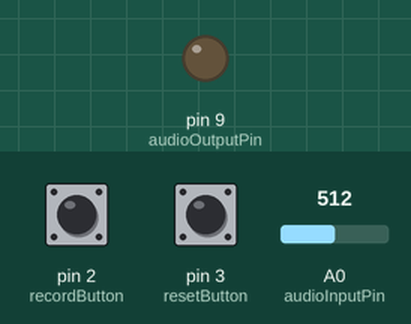
The sketch below on a simulated Arduino Uno, built with avr-gcc and run on an emulated ATmega328P. Shown: output pins drawn as LEDs (lit = HIGH). The test bench sets the inputs (shaded band); at power-on: pin 2 (recordButton) HIGH, pin 3 (resetButton) HIGH, A0 (audioInputPin) = 512. Storage starts empty.

Above: at 1.2 s.
1.3 s: pin 2 (recordButton) pulled LOW for 1 s
At 3.1 s:
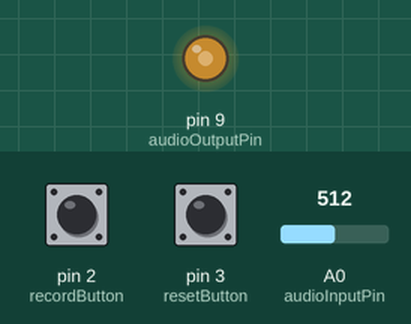
Timing chart, 0 to 4.6 s (numbered marks = the images above; inputs shaded):
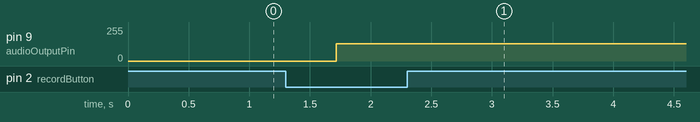

The sketch:

Loop_Pedal_V1.ino
```cpp
/*
John Poirier and Grant Floyd
Programmable Guitar Pedal
Microcontrollers Lab X
Task: Loop Pedal Concept Code (Untested, requires SD Card)
*/

#include <SD.h> // Library for SD Card
#include <SPI.h> // Library for SPI Communication

// Pin Definitions
const int recordButton = 2;   // Start/stop recording and playback
const int resetButton = 3;    // Reset recording
const int audioInputPin = A0; // Guitar audio input
const int audioOutputPin = 9; // Guitar audio output
const int chipSelect = 10;    // SD card select pin

// State Variables and Flags
bool isRecording = false;
bool isPlaying = false;
unsigned long startTime = 0;
unsigned long endTime = 0;
const unsigned long sampleRate = 44100; // Sampling rate for audio (Hz)
unsigned long lastSampleTime = 0;

File audioFile; //Audio File

void setup() {
    // Set pin modes
    pinMode(recordButton, INPUT_PULLUP);
    pinMode(resetButton, INPUT_PULLUP);
    pinMode(audioInputPin, INPUT);
    pinMode(audioOutputPin, OUTPUT);

    // Initialize SD card
    if (!SD.begin(chipSelect)) {
        Serial.begin(9600);
        Serial.println("SD card initialization failed!");
        while (true); // Stop execution if SD card fails
    }
    Serial.println("SD card initialized.");
}

void loop() {
    // Record/Play Button Handling
    if (digitalRead(recordButton) == LOW) {
        delay(200); // Button debouncing
        if (!isRecording && !isPlaying) {
            startRecording(); //Begin recording
        } else if (isRecording) {
            endRecordingStartPlayback(); // Stop recording, play recorded audio
        } else if (isPlaying) {
            stopPlayback(); // Stop playback
        }
    }

    // Reset Button Handling
    if (digitalRead(resetButton) == LOW) {
        delay(200); // Debounce
        resetLoop(); // Reset functions
    }

    // Recoridng/Playback Handling
    if (isRecording) {
        recordAudio(); // Record
    }
    if (isPlaying) {
        playbackAudio(); // Playback
    }
}

// Start Recording
void startRecording() {
    Serial.println("Recording begin");
    // Set flags
    isRecording = true;
    isPlaying = false;
    audioFile = SD.open("audio.raw", FILE_WRITE); // Open file
    if (!audioFile) { // Error handling
        Serial.println("Error opening file for recording!");
        isRecording = false;
    }
    startTime = micros(); //Begin timing
}

// Stop Recording and Start Playback
void endRecordingStartPlayback() {
    Serial.println("Recording stopped. Starting playback.");
    //Set Flags
    isRecording = false;
    isPlaying = true;
    endTime = micros();// Stop timing
    if (audioFile) {
        audioFile.close(); // Close audio file
    }
    audioFile = SD.open("audio.raw", FILE_READ); //Open file to read
    if (!audioFile) { // Error handling
        Serial.println("Error opening file for playback!");
        isPlaying = false;
    }
}

// Stop Playback
void stopPlayback() {
    Serial.println("Playback stopped.");
    // Set Flags
    isPlaying = false;
    if (audioFile) { //Close file
        audioFile.close();
    }
}

// Reset
void resetLoop() {
    Serial.println("Loop reset.");
    // Set Flags
    isRecording = false;
    isPlaying = false;
    if (audioFile) { // Close file
        audioFile.close();
    }
    SD.remove("audio.raw"); // Delete existing loop file
}

// Record Audio
void recordAudio() {
    unsigned long currentTime = micros();// Check start time
    if (currentTime - lastSampleTime >= (1000000 / sampleRate)) {
        lastSampleTime = currentTime; // set sample time
        int sample = analogRead(audioInputPin) >> 2; // 10-bit input to 8-bit output
        audioFile.write(sample); // Write to SD card file
    }
}

// Playback Audio
void playbackAudio() {
    if (audioFile.available()) { // If file available
        int sample = audioFile.read(); // Read audio file
        analogWrite(audioOutputPin, sample); // Write to output from audio file
    } else {
        Serial.println("End of loop reached. Restarting playback");
        audioFile.seek(0); // Restart playback
    }
}
```

Measured:
- after the input at 1.3 s, pin 9 (audioOutputPin): 0/255 → 128/255 after 0.42 s
